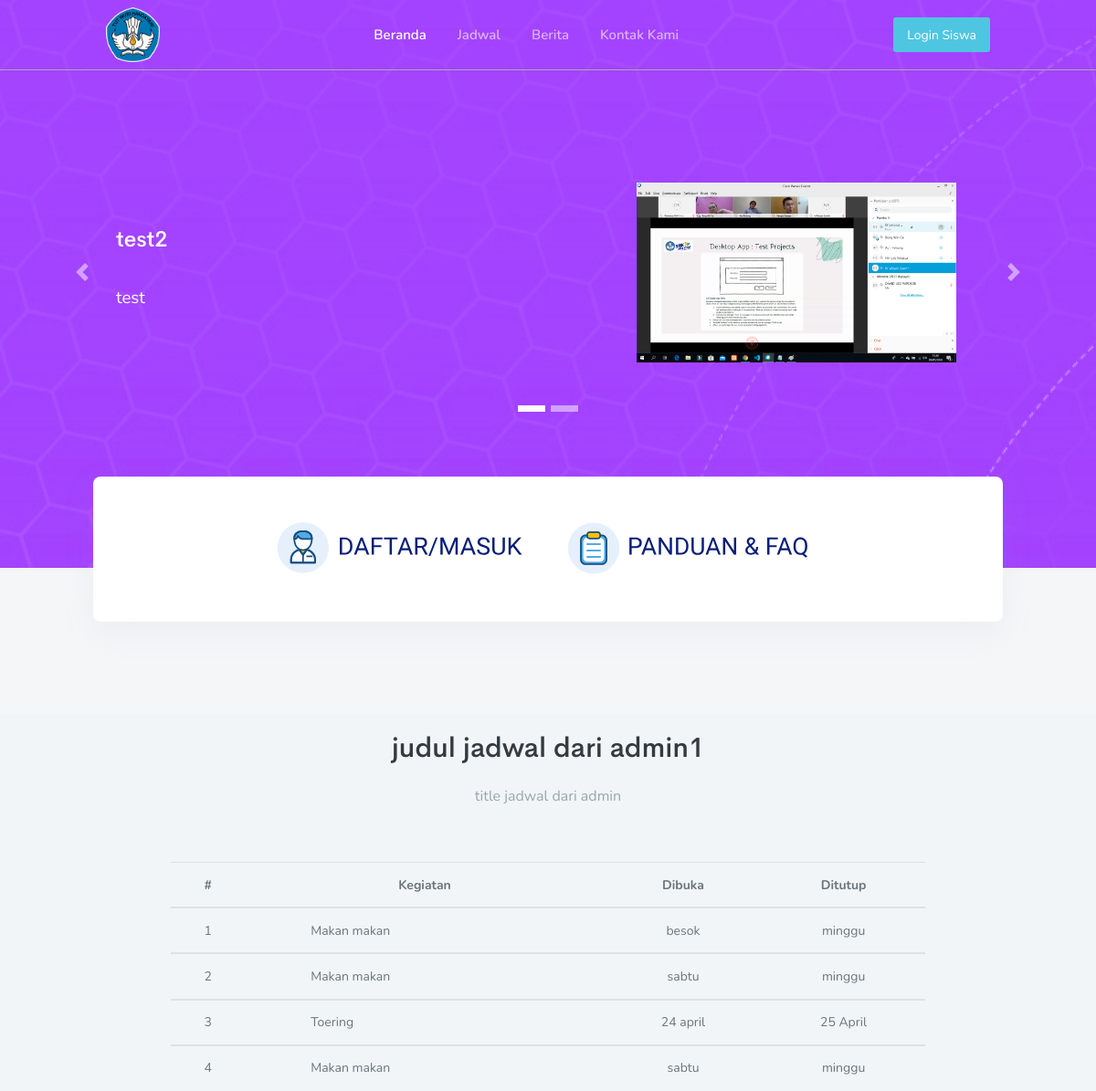
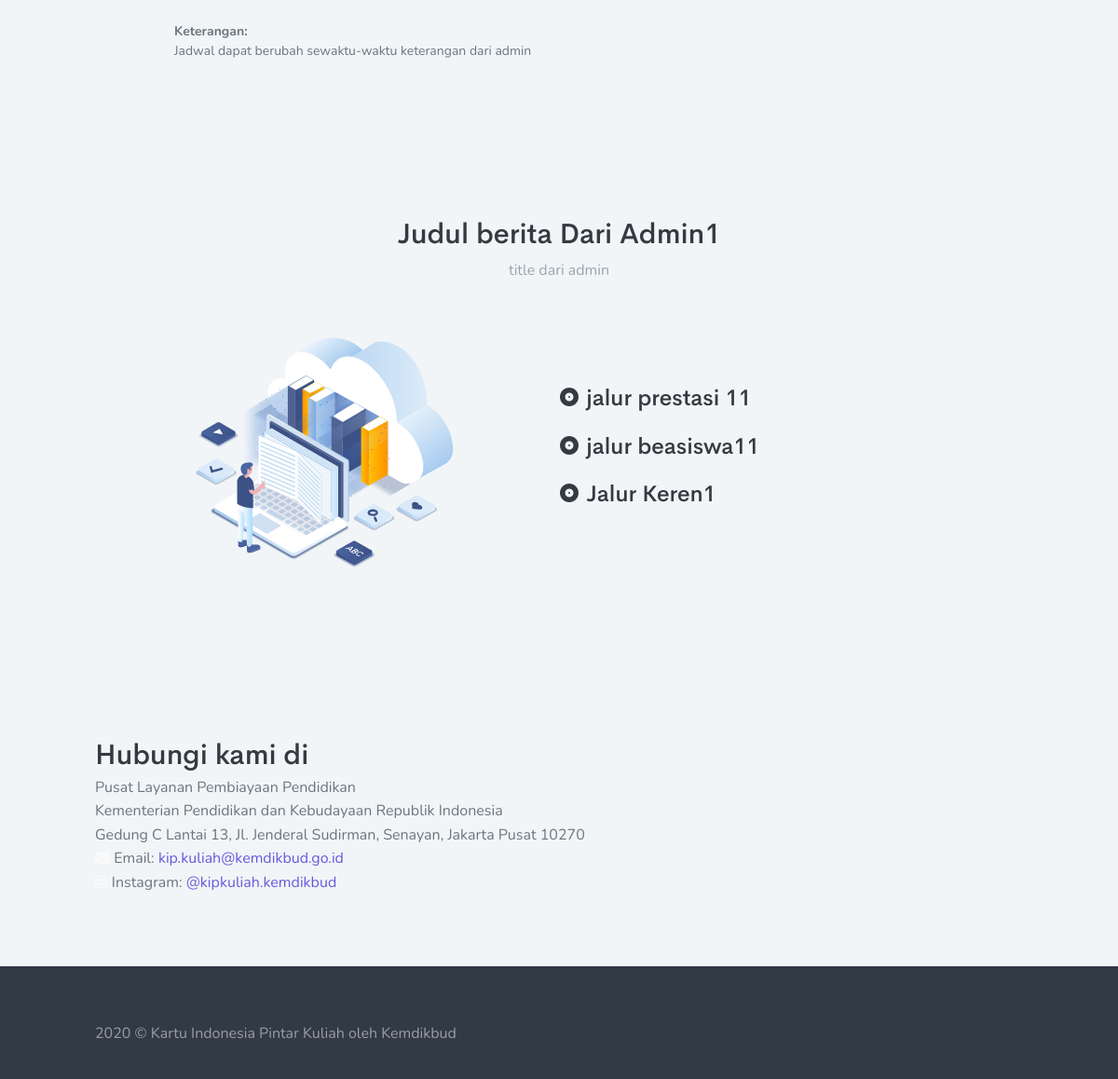
The page / on the database its author committed (2 pictures, top to bottom).
### tables this page shows
CREATE TABLE `tbl_slide` (
  `id` int(11) NOT NULL,
  `judul` varchar(100) NOT NULL,
  `text` text NOT NULL,
  `gambar` varchar(700) NOT NULL
);

CREATE TABLE `jadwal` (
  `id` int(11) NOT NULL,
  `nama_jadwal` varchar(700) NOT NULL,
  `title_jadwal` varchar(700) NOT NULL,
  `ket` varchar(700) NOT NULL
);

CREATE TABLE `tabel_jadwal` (
  `id` int(11) NOT NULL,
  `kegiatan` varchar(700) NOT NULL,
  `dibuka` varchar(700) NOT NULL,
  `ditutup` varchar(700) NOT NULL
);

CREATE TABLE `berita` (
  `id` int(11) NOT NULL,
  `nama_berita` varchar(700) NOT NULL,
  `title_berita` varchar(700) NOT NULL
);

CREATE TABLE `isi_berita` (
  `id` int(11) NOT NULL,
  `berita` varchar(700) NOT NULL,
  `link` varchar(700) NOT NULL
);

### application/controllers/Welcome.php (called while the page is built, shortened)
<?php
class Welcome extends CI_Controller
{
	function __construct()
	{
		$this->load->model('M_dashboard');
	}
	public function index()
	{
		$data['berita'] = $this->M_dashboard->tampil_data_berita();
		$data['isi_b'] = $this->M_dashboard->tampil_data_isiberita();
		$data['jadwal'] = $this->M_dashboard->tampil_data();
		$data['j_tabel'] = $this->M_dashboard->tampil_data_tabel();
		$data['new_sld'] = $this->db->get('tbl_slide')->result();
		$data['jml_sld'] = $this->db->get('tbl_slide')->num_rows();
		$data['title'] = 'PPDB';
		$this->load->view('front/meta', $data);
		$this->load->view('front/header');
		$this->load->view('front/content', $data);
		$this->load->view('front/footer');
		$this->load->view('front/script');
	}
}

### index.php (called while the page is built, shortened)
<?php
require_once BASEPATH.'core/CodeIgniter.php';

### application/models/M_dashboard.php (called while the page is built, shortened)
<?php
class M_dashboard extends Ci_Model
{
    public function tampil_data()
    {
        return $this->db->get('jadwal')->row_array();
    }
    public function tampil_data_tabel()
    {
        return $this->db->get('tabel_jadwal')->result_array();
    }
    public function tampil_data_berita()
    {
        return $this->db->get('berita')->row_array();
    }
    public function tampil_data_isiberita()
    {
        return $this->db->get('isi_berita')->result_array();
    }
}

### application/views/front/content.php (the view, shortened to what this page needs)
<section class="bg-home bg-hexa" id="home">
    <div id="carouselExampleControls" class="carousel slide" data-ride="carousel">
        <ol class="carousel-indicators">
            <?php for ($i = 0; $i < $jml_sld; $i++) : ?>
                <li data-target="#carouselExampleControls" data-slide-to="<?= $i; ?>" class="<?php if ($i == '0') { echo 'active';} ?>"></li>
            <?php endfor; ?>
        </ol>
        <div class="carousel-inner">
            <?php $no = 1; foreach ($new_sld as $sl) : ?>
                <div class="carousel-item <?php if ($no++ == '1') { echo 'active';  } ?>">
                    <div class="home-center">
                        <div class="home-desc-center">
                            <div class="container-fluid">
                                <div class="row align-items-center">
                                    <div class="col-lg-6 order-last-">
                                        <div class="home-title mo-mb-20 text-white">
                                            <h3 class="mb-4 text-white">
                                                <?php echo $sl->judul; ?> </h3>
                                            <p class="text-white-70 home-desc" style="font-size:14pt;">
                                                <?php echo $sl->text; ?>
                                            </p>
                                        </div>
                                    </div>
                                    <div class="col-xl-4 offset-xl-1 col-lg-5 offset-lg-1 col-md-7 order-first-" style="margin: 0 auto;">
                                        <div class="home-img position-relative">
                                            <img src="<?= base_url('assets/images/') . $sl->gambar; ?>" alt="" class="home-first-img">
                                        </div>
                                    </div>
                                </div>
                            </div>
                        </div>
                    </div>
                </div>
            <?php endforeach; ?>
        </div>
        <a class="carousel-control-prev" href="#carouselExampleControls" role="button" data-slide="prev">
            <span class="carousel-control-prev-icon" aria-hidden="true"></span>
        </a>
        <a class="carousel-control-next" href="#carouselExampleControls" role="button" data-slide="next">
            <span class="carousel-control-next-icon" aria-hidden="true"></span>
        </a>
    </div>
</section>
<section class="p-0" id="nav-panduan">
    <div class="container-fluid">
        <div class="clients p-4 bg-white">
            <div class="row">
                <div class="col-md-4 offset-lg-2 offset-md-2">
                    <div class="client-images">
                        <a href="<?= base_url(); ?>auth/register">
                            <img src="<?= base_url('assets/templates/front/'); ?>img/ICO3.svg" alt="logo-img" class="mx-auto img-fluid d-block">
                        </a>
                    </div>
                </div>
                <div class="col-md-4">
                    <div class="client-images">
                        <a href="<?= base_url(); ?>panduan">
                            <img src="<?= base_url('assets/templates/front/'); ?>img/ICO4.svg" alt="logo-img" class="mx-auto img-fluid d-block">
                        </a>
                    </div>
                </div>
            </div>
        </div>
    </div>
</section>
<section class="section bg-light pt-2" id="jadwal">
    <div class="container-fluid">
        <div class="row justify-content-center">
            <div class="col-lg-6">
                <div class="text-center mb-4 pb-1">
                    <h2 class="mb-3"><?php echo $jadwal['nama_jadwal']; ?>
                    </h2>
                    <p class="text-muted"><?php echo $jadwal['title_jadwal'] ?>
                    </p>
                </div>
            </div>
        </div>
        <div class="row justify-content-center">
            <div class="col-lg-10">
                <div class="text-center">
                    <div class="table-responsive">
                        <table class="table">
                            <thead>
                                <tr>
                                    <th>#
                                    </th>
                                    <th>Kegiatan
                                    </th>
                                    <th>Dibuka
                                    </th>
                                    <th>Ditutup
                                    </th>
                                </tr>
                            </thead>
                            <?php
                            $no = 1;
                            foreach ($j_tabel as $j) : ?>
                                <tbody>
                                    <tr>
                                        <td>
                                            <?php echo $no++; ?>
                                        </td>
                                        <td class="pl-sm-0 pl-md-5" style="text-align:left;">
                                            <?php echo $j['kegiatan'] ?>
                                        </td>
                                        <td>
                                            <?php echo $j['dibuka'] ?>
                                        </td>
                                        <td>
                                            <?php echo $j['ditutup'] ?>
                                        </td>
                                    </tr>
                                </tbody>
                            <?php endforeach; ?>
                        </table>
                    </div>
                </div>
                <span>
                    <b>Keterangan:
                    </b>
                    <br> <?php echo $jadwal['ket']; ?>
                </span>
            </div>
        </div>
    </div>
</section>
<section class="section bg-light" id="berita">
    <div class="container-fluid">
        <div class="row">
            <div class="col-lg-12">
                <div class="title text-center mb-3">
                    <h2><?php echo $berita['nama_berita']; ?>
                    </h2>
                    <p class="text-muted"><?php echo $berita['title_berita']; ?>
                    </p>
                </div>
            </div>
        </div>
        <div class="row align-items-center">
            <div class="col-lg-4 offset-1 d-none d-lg-block d-md-none">
                <div class="feature-img">
                    <img src="<?= base_url('assets/templates/front/'); ?>img/news-2.svg" alt="" class="img-fluid mx-auto d-block">
                </div>
            </div>
            <div class="col-lg-7">
                <div class="features-content" id="tempat-informasi">
                    <?php foreach ($isi_b as $b) : ?>
                        <a data-toggle="modal" id="getInformasi" data-target="#viewInformasi" data-url="informasi/32" href="#">
                            <h4 class="mb-3">
                                <i class="mdi mdi-album">
                                </i> <?php echo $b['berita']; ?>
                            </h4>
                        </a>
                    <?php endforeach; ?>
                </div>
            </div>
        </div>
    </div>
</section>
<section class="section-sm bg-light" id="kontak">
    <div class="container-fluid">
        <div class="row align-items-center">
            <div class="col-md-9">
                <h2 class="mb-0 mo-mb-20">Hubungi kami di
                </h2>
                <p class="mt-1">
                    Pusat Layanan Pembiayaan Pendidikan
                    <br />
                    Kementerian Pendidikan dan Kebudayaan Republik Indonesia
                    <br />
                    Gedung C Lantai 13, Jl. Jenderal Sudirman, Senayan, Jakarta Pusat 10270
                    <br />
                    <i class="fa fa-envelope" style="color:#fafafa"></i> Email: <a href="mailto:kip.kuliah@kemdikbud.go.id">kip.kuliah@kemdikbud.go.id</a>
                    <br />
                    <i class="fa fa-instagram" style="color:#fafafa"></i> Instagram: <a href="https://www.instagram.com/kipkuliah.kemdikbud">@kipkuliah.kemdikbud</a>
                </p>
            </div>
        </div>
    </div>
</section>

### application/views/front/meta.php (shortened to what this page needs)
<!DOCTYPE html>
<html lang="id">
    <head>
        <link href="<?= base_url('assets/templates/front/');?>css/styleLanding.css?v=1.1" rel="stylesheet">
        <link href="<?= base_url('assets/templates/front/');?>css/materialdesignicons.min.css" rel="stylesheet">
        <link href="<?= base_url('assets/templates/front/');?>css/bootstrap.min.css" rel="stylesheet">
        <link rel="stylesheet" type="text/css" href="//cdn.datatables.net/v/bs4/dt-1.10.18/b-1.5.6/b-colvis-1.5.6/b-flash-1.5.6/b-html5-1.5.6/b-print-1.5.6/r-2.2.2/datatables.min.css"/>
            </head>
    <body>

### application/views/front/header.php (shortened to what this page needs)
<nav class="navbar navbar-expand-lg fixed-top navbar-custom sticky sticky-dark my">
    <div class="container-fluid">
        <a class="logo text-uppercase" href="/">
            <img src="<?= base_url('assets/templates/front/'); ?>img/logo.png" alt="" class="logo-light" height="60" />
        </a>
        <div class="collapse navbar-collapse" id="navbarCollapse">
            <ul class="navbar-nav mx-auto navbar-center" id="mySidenav">
                <li class="nav-item active">
                    <a href="#home" class="nav-link">Beranda
                    </a>
                </li>
                <li class="nav-item">
                    <a href="#jadwal" class="nav-link">Jadwal
                    </a>
                </li>
                <li class="nav-item">
                    <a href="#berita" class="nav-link">Berita
                    </a>
                </li>
                <li class="nav-item">
                    <a href="#kontak" class="nav-link">Kontak Kami
                    </a>
                </li>
            </ul>
            <button onclick="window.location.href = '<?= base_url('Auth/login'); ?>'" class="btn btn-info navbar-btn">Login Siswa
            </button>
        </div>
    </div>
</nav>

### application/views/front/footer.php (shortened to what this page needs)
<footer class="bg-dark footer">
    <div class="container-fluid">
        <div class="row">
            <div class="col-lg-12">
                <div class="float-left pull-none">
                    <p class="text-white-50">2020 &copy; Kartu Indonesia Pintar Kuliah oleh
                        <a href="http://kemdikbud.go.id" target="_blank" class="text-white-50">Kemdikbud
                        </a>
                    </p>
                </div>
            </div>
        </div>
    </div>
</footer>

### application/views/front/script.php (shortened to what this page needs)
    </body>
</html>

### assets/templates/front/css/styleLanding.css (style rules this page uses)
body { font-family: "Nunito", sans-serif; font-size: 14px; background-color: #ffffff; }
h1, h2, h3, h4, h5, h6 { font-family: "Cerebri Sans,sans-serif"; }
h3 { line-height: 30px; }
a { text-decoration: none !important; outline: none; }
p, ol { line-height: 1.6; font-size: 16px; }
.text-muted { color:#818a8f!important; }
.section { position: relative; padding-top: 80px; padding-bottom: 80px; }
.section-sm { position: relative; padding-top: 60px; padding-bottom: 60px; }
.bg-hexa { background-image:url(../img/bg-hexa3.jpg); }
.navbar-custom { padding: 20px 0px; width: 100%; border-radius: 0px; z-index: 999; margin-bottom: 0px; -webkit-transition: all 0.5s ease-in-out; transition: all 0.5s ease-in-out; }
.navbar-custom .logo .logo-light { display: inline-block; }
.navbar-custom .navbar-nav .nav-item .nav-link { line-height: 26px; color: rgba(255, 255, 255, 0.6); -webkit-transition: all 0.4s; transition: all 0.4s; background-color: transparent !important; padding: 6px 10px; font-size: 15px; margin: 0 7px; font-weight: 600; }
.navbar-custom .navbar-nav .nav-item.active .nav-link { color: #ffffff; }
.bg-home { position: relative; padding: 200px 0px 225px 0px; }
.home-center { display: table; width: 100%; height: 100%; }
.home-desc-center { display: table-cell; vertical-align: middle; }
.home-title { padding: 0 25px; }
.home-title .home-desc { max-width: 605px; font-size: 16px; }
.home-first-img { position: relative; z-index: 2; max-width: 350px; }
.clients { position: relative; top: -100px; -webkit-box-shadow: 0 10px 35px 0 rgba(154, 161, 171, 0.1); box-shadow: 0 10px 35px 0 rgba(154, 161, 171, 0.1); border-radius: 8px; margin-bottom: 0; }
.clients .client-images img { margin: 10px auto; opacity: 1; }
.footer { padding: 60px 0px 20px 0px; }
@media (min-width: 1200px) { .container-fluid { max-width: 85%; } }
.features-content { padding:4.5rem; }
.features-content h4 { font-size: 1.5rem; }
.carousel-indicators { bottom:-80px !important; }
.carousel-indicators li { height: 7px !important; }
section { padding: 40px 0; }

### application/views/front/meta.php (style rules this page uses)
.my { border-bottom: 1px solid #aaa; }

### rows shown on the page
tbl_slide: judul "test2", text "test", gambar (picture)
jadwal: nama_jadwal "judul jadwal dari admin1", title_jadwal "title jadwal dari admin", ket "Jadwal dapat berubah sewaktu-waktu keterangan dari admin"
tabel_jadwal: kegiatan "Makan makan", dibuka "besok", ditutup "minggu"
tabel_jadwal: kegiatan "Makan makan", dibuka "sabtu", ditutup "minggu"
tabel_jadwal: kegiatan "Toering", dibuka "24 april", ditutup "25 April"
tabel_jadwal: kegiatan "Makan makan", dibuka "sabtu", ditutup "minggu"
berita: nama_berita "Judul berita Dari Admin1", title_berita "title dari admin"
isi_berita: berita "jalur prestasi 11"
isi_berita: berita "jalur beasiswa11"
isi_berita: berita "Jalur Keren1"
